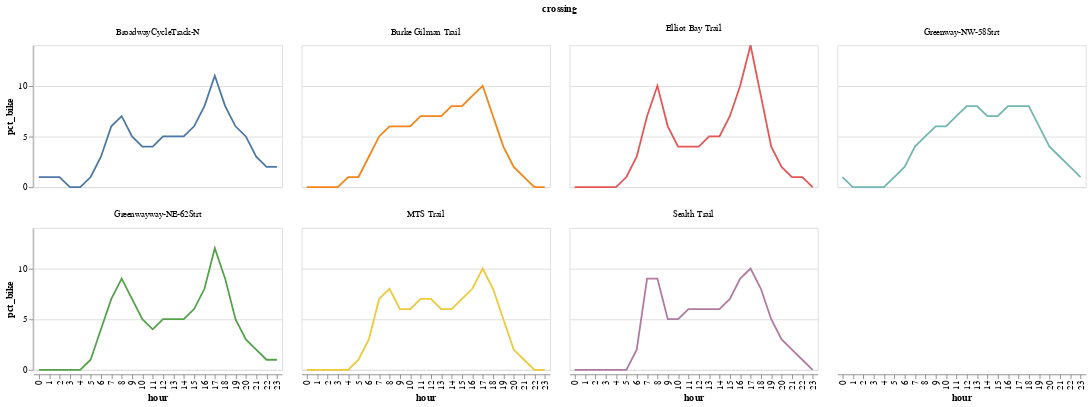

Source (notebook cell):
### Markdown cell above
### 3. EDA - 5: When in the day(Hours) do people bike through these Seattle crossings ?

### Code cell
alt.Chart(seatle_bikes_dt_tidy[:,{'bike_count':dt.sum(f.bike_count)},by(f.crossing,f.hour)
                    ][:,{'hour':f.hour,
                         'pct_bike' : dt.math.rint((f.bike_count/dt.sum(f.bike_count))*100)
                        },by(f.crossing)
                     ].to_pandas()).mark_line().encode(
    alt.X('hour:N'),alt.Y('pct_bike'),alt.Color('crossing',legend=None)).properties(
    width=280,height=160).facet(
    facet='crossing',
    columns=4)

### Figure 1 — Vega-Lite specification as saved in the notebook (floating-point values rounded to 4 significant figures; data arrays with more than 128 entries replaced by an {"elided": "..."} marker saying what was removed)
{"config": {"view": {"continuousWidth": 400, "continuousHeight": 300}}, "data": {"name": "data-c962667203a23f9d2abb63ccebe80dd8"}, "facet": {"type": "nominal", "field": "crossing"}, "spec": {"mark": "line", "encoding": {"color": {"type": "nominal", "field": "crossing", "legend": null}, "x": {"type": "nominal", "field": "hour"}, "y": {"type": "quantitative", "field": "pct_bike"}}, "height": 160, "width": 280}, "columns": 4, "$schema": "https://vega.github.io/schema/vega-lite/v4.8.1.json", "datasets": {"data-c962667203a23f9d2abb63ccebe80dd8": {"elided": "168 records"}}}
